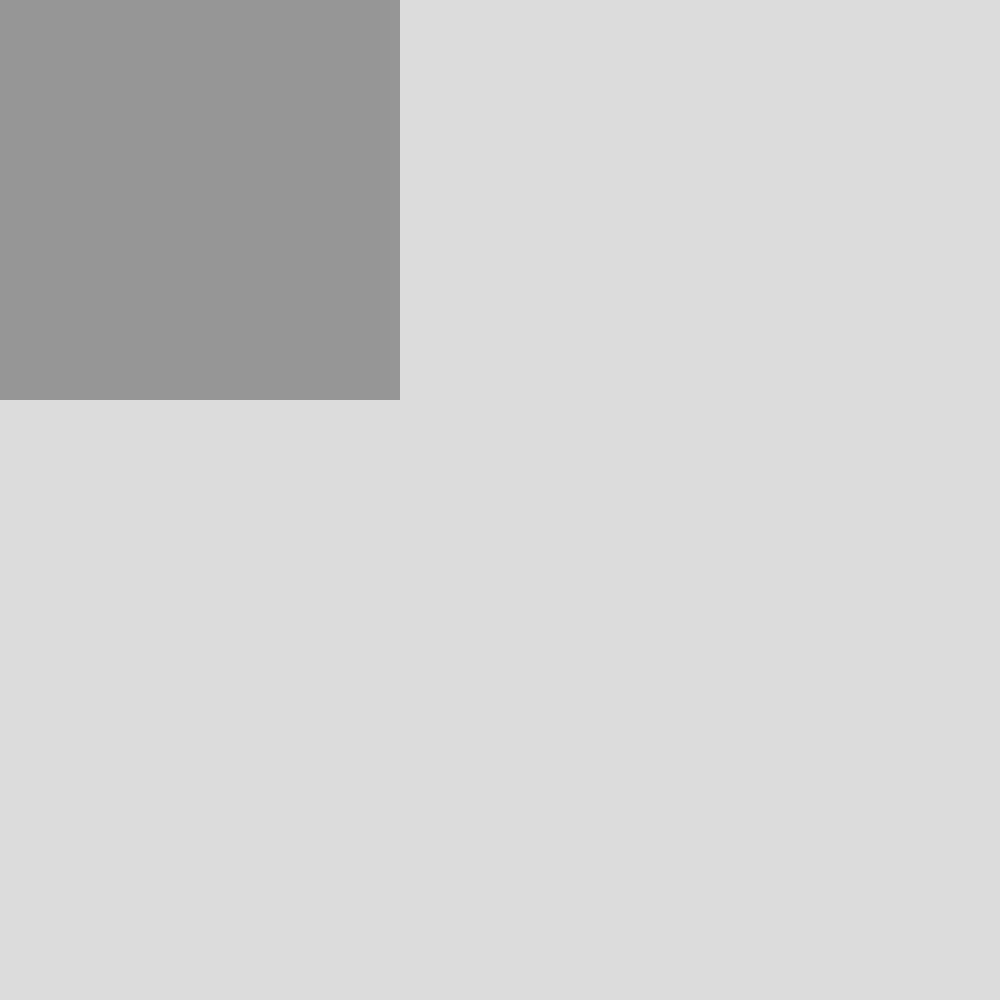
Frame 1 (no input)
Frame 60 (no input): identical to frame 1, image omitted
Frame 120 (the mouse pressed at the canvas centre since frame 60): identical to frame 1, image omitted

The p5.js sketch that drew this single still picture (run headless with seeded random() and noise() and a simulated clock; from frame 60 on, the mouse is pressed at the canvas centre):

// p5.js sketch
// ── sketch.js
let pg; // off-screen canvas
let grid;
let $grid;
let ui_select_brush_type;
let ui_brush_size;
let previous_pen_size = 100;
let previous_brush_density = 1;
const directions = [0, 1, 2, 3];

let keep_log = true;
let raw_log = [];

let render_cache = [];

settings = {
  brush: {
    size: 20,
    speed: 10,
    density: 20,
  },
  life: {
    rate: 30, //range 0.0-1000.0
    max_children: 4,
  },
  sponge: {
    cooldown: 10,
    max_empties: 4,
  },
  wasp: {
    speed: 100, //1-1000
  },
  gas: {
    speed: 100,
    bubble_size: 5,
  },
  virus: {
    spread_rate: 40, //0-1000
    max_age: 20,
    food_value: 50,
  },
};

events = {
  rain: {
    enabled: false,
    rate: 50,
    density: 100,
  },
};

function setup() {
  createCanvas(1000, 1000);
  frameRate(60);

  pg = createGraphics(400, 400); // NEW: off-screen canvas

  setup_grid();
  fit_window();
  setup_ui();

  // draw the initial grid
  render_grid_to_pg();
}

function draw() {
  background(220);

  // draw cached grid
  image(pg, 0, 0);

  move_tiles();
  run_events();
  detect_pen_size_change();
  detect_brush_density_change();
  if (frameCount == 5) {
    //
    //new_terrain(0.05,10,50)
  }
}

function setup_grid() {
  grid = [];
  $grid = {
    cols: 200,
    rows: 200,
    size: 0,
  };

  for (let x = 0; x < $grid.cols; x++) {
    grid.push([]);
    for (let y = 0; y < $grid.rows; y++) {
      grid[x].push({
        type: "air",
        timer: 0,
        minDelay: 1,
        sponge_cooldown: 0,
      });
    }
  }
}

function render_grid_to_pg() {
  pg.noStroke();
  for (let x = 0; x < $grid.cols; x++) {
    for (let y = 0; y < $grid.rows; y++) {
      let c = debug_color(x, y);
      pg.fill(c);
      pg.square(x * $grid.size, y * $grid.size, $grid.size);
    }
  }
}

function redraw_tile(x, y) {
  let c = debug_color(x, y);
  pg.noStroke();
  pg.fill(c);
  pg.square(x * $grid.size, y * $grid.size, $grid.size);
}

function fit_window() {
  let a = width / $grid.cols;
  let b = height / $grid.rows;
  $grid.size = min(a, b);
}

function predicate_in_canvas(x, y) {
  return x > 0 && x < width && y > 0 && y < height;
}

function predicate_in_bounds(x, y) {
  return !(x < 0 || y < 0 || x >= $grid.cols || y >= $grid.rows);
}

function debug_color(x, y) {
  let type = grid[x][y].type;
  if (type === "air") return color(150, 150, 150);
  if (type === "water") return color(0, 0, 200);
  if (type === "sand") return color(250, 200, 0);
  if (type === "mud") return color(150, 90, 0);
  if (type === "stone") return color(50, 50, 50);
  if (type === "sponge") return color(150, 120, 0);
  if (type === "life") return color(20, 200, 40);
  if (type === "poison") return color(100, 0, 0);
  if (type === "wasp") return color(100, 20, 20);
  if (type === "snow") return color(230, 230, 230);
  if (type === "lava") return color(200, 120, 20);
  if (type === "gas") return color(170, 200, 30);
  if (type === "virus") return color(50, 0, 0);
  return color(255, 0, 0);
}

function mousePressed() {
  if (predicate_in_canvas(mouseX, mouseY)) {
    paste_shape(mouseX, mouseY, "blob", settings.brush.size);
  }
}

function paste_shape(x, y, type, size) {
  let data = {
    type: type,
    size: size,
    density: settings.brush.density,
  };

  add_log("pasted shape", data);

  let x1 = floor(x / $grid.size);
  let y1 = floor(y / $grid.size);

  if (type === "blob") {
    for (let i = 0; i < settings.brush.density; i++) {
      let angle = random(0, TWO_PI);
      let u = random(0, 1);
      let r = sqrt(u);

      // convert polar → cartesian
      let dx = r * cos(angle) * size;
      let dy = r * sin(angle) * size;

      // convert to tile coordinates
      let x2 = x1 + round(dx);
      let y2 = y1 + round(dy);

      if (predicate_in_bounds(x2, y2)) {
        grid[x2][y2].type = ui_select_brush_type.selected();
        redraw_tile(x2, y2); // NEW
        if (ui_select_brush_type.selected() == "sponge") {
          grid[x2][y2].sponge_cooldown = int(
            random(1, settings.sponge.cooldown)
          );
        }
        if (ui_select_brush_type.selected() == "virus") {
          grid[x2][y2].virus_age = 0;
        }
      }
    }
  }
}

function move_tiles() {
  for (let x = $grid.cols - 1; x > 0; x--) {
    for (let y = $grid.rows - 1; y > 0; y--) {
      let tile = grid[x][y];
      tile.timer++;

      if (tile.timer < tile.minDelay) continue;

      let up = predicate_in_bounds(x, y - 1) && grid[x][y - 1].type === "air";
      let down = predicate_in_bounds(x, y + 1) && grid[x][y + 1].type === "air";
      let left = predicate_in_bounds(x - 1, y) && grid[x - 1][y].type === "air";
      let right =
        predicate_in_bounds(x + 1, y) && grid[x + 1][y].type === "air";
      let dl =
        predicate_in_bounds(x - 1, y + 1) && grid[x - 1][y + 1].type === "air";
      let dr =
        predicate_in_bounds(x + 1, y + 1) && grid[x + 1][y + 1].type === "air";

      let down_type;
      let up_type;
      let right_type;
      let left_type;

      if (predicate_in_bounds(x, y + 1)) {
        down_type = grid[x][y + 1].type;
      }
      if (predicate_in_bounds(x, y - 1)) {
        up_type = grid[x][y - 1].type;
      }
      if (predicate_in_bounds(x + 1, y)) {
        right_type = grid[x + 1][y].type;
      }
      if (predicate_in_bounds(x - 1, y)) {
        left_type = grid[x - 1][y].type;
      }

      // SAND
      if (tile.type === "sand") {
        if (down) {
          swap_tiles(x, y, x, y + 1);
        } else if (dl && dr) {
          swap_tiles(x, y, x + (random() < 0.5 ? -1 : 1), y + 1);
        } else if (dl) {
          swap_tiles(x, y, x - 1, y + 1);
        } else if (dr) {
          swap_tiles(x, y, x + 1, y + 1);
        }
      }

      // WATER
      if (tile.type === "water") {
        if (down) {
          swap_tiles(x, y, x, y + 1);
        } else if (left && right) {
          swap_tiles(x, y, x + (random(0, 1) < 0.5 ? -1 : 1), y);
        } else if (left) {
          swap_tiles(x, y, x - 1, y);
        } else if (right) {
          swap_tiles(x, y, x + 1, y);
        }
      }

      // SNOW
      if (tile.type === "snow") {
        if (down && floor(random(0, 3)) == 0) {
          swap_tiles(x, y, x, y + 1);
        } else if (left && right) {
          swap_tiles(x, y, x + (random(0, 1) < 0.5 ? -1 : 1), y);
        } else if (left) {
          swap_tiles(x, y, x - 1, y);
        } else if (right) {
          swap_tiles(x, y, x + 1, y);
        }
      }

      // SPONGE
      if (tile.type === "sponge") {
        if (grid[x][y].sponge_cooldown <= 0) {
          if (down_type == "water") {
            grid[x][y + 1].type = "air";
            redraw_tile(x, y + 1);
            grid[x][y].sponge_cooldown = settings.sponge.cooldown;
          }
          if (up_type == "water") {
            grid[x][y - 1].type = "air";
            redraw_tile(x, y - 1);
            grid[x][y].sponge_cooldown = settings.sponge.cooldown;
          }
          if (right_type == "water") {
            grid[x + 1][y].type = "air";
            redraw_tile(x + 1, y);
            grid[x][y].sponge_cooldown = settings.sponge.cooldown;
          }
          if (left_type == "water") {
            grid[x - 1][y].type = "air";
            redraw_tile(x - 1, y);
            grid[x][y].sponge_cooldown = settings.sponge.cooldown;
          }
        }
        grid[x][y].sponge_cooldown -= 1;
      }

      // LIFE
      if (tile.type === "life") {
        let children = 0;
        if (down && children < settings.life.max_children) {
          if (random(0, 1000) <= settings.life.rate) {
            copy_tile(x, y, x, y + 1);
          }
        }

        if (right && children < settings.life.max_children) {
          if (random(0, 1000) <= settings.life.rate) {
            copy_tile(x, y, x + 1, y);
          }
        }

        if (up && children < settings.life.max_children) {
          if (random(0, 1000) <= settings.life.rate) {
            copy_tile(x, y, x, y - 1);
          }
        }

        if (left && children < settings.life.max_children) {
          if (random(0, 1000) <= settings.life.rate) {
            copy_tile(x, y, x - 1, y);
          }
        }
      }

      // WASP
      if (tile.type === "wasp") {
        if (random(0, 1000) < settings.wasp.speed) {
          if (floor(random(0, 4)) == 0 && up) {
            swap_tiles(x, y, x, y - 1);
          } else if (floor(random(0, 3)) == 0 && right) {
            swap_tiles(x, y, x + 1, y);
          } else if (floor(random(0, 2)) == 0 && down) {
            swap_tiles(x, y, x, y + 1);
          } else if (left) {
            swap_tiles(x, y, x - 1, y);
          }
        }
      }

      // LAVA
      if (tile.type === "lava") {
        if (floor(random(0, 20)) == 0 && up) {
          swap_tiles(x, y, x, y - 1);
        } else if (floor(random(0, 12)) == 0 && right) {
          swap_tiles(x, y, x + 1, y);
        } else if (floor(random(0, 12)) == 0 && left) {
          swap_tiles(x, y, x - 1, y);
        } else if (floor(random(0, 2)) == 0 && down) {
          swap_tiles(x, y, x, y + 1);
        }

        if (up_type == "water") {
          grid[x][y].type = "stone";
          redraw_tile(x, y);
        }
        if (right_type == "water") {
          grid[x][y].type = "stone";
          redraw_tile(x, y);
        }
        if (down_type == "water") {
          grid[x][y].type = "stone";
          redraw_tile(x, y);
        }
        if (left_type == "water") {
          grid[x][y].type = "stone";
          redraw_tile(x, y);
        }

        //interact with life, lava kills life

        if (up_type == "life") {
          grid[x][y - 1].type = "air";
          redraw_tile(x, y - 1);
        }
        if (right_type == "life") {
          grid[x + 1][y].type = "air";
          redraw_tile(x, y);
        }
        if (down_type == "life") {
          grid[x][y + 1].type = "air";
          redraw_tile(x, y + 1);
        }
        if (left_type == "life") {
          grid[x - 1][y].type = "air";
          redraw_tile(x - 1, y);
        }
      }

      //GAS
      if (tile.type === "gas") {
        let energy = 41;
        if (up_type == "gas") {
          energy -= 10;
        }
        if (right_type == "gas") {
          energy -= 10;
        }
        if (down_type == "gas") {
          energy -= 10;
        }
        if (left_type == "gas") {
          energy -= 10;
        }
        let dir = random(directions);
        if (random(0, 41) < energy) {
          if (dir == 0 && up) {
            swap_tiles(x, y, x, y - 1);
          }
          if (dir == 1 && right) {
            swap_tiles(x, y, x + 1, y);
          }
          if (dir == 2 && down) {
            swap_tiles(x, y, x, y + 1);
          }
          if (dir == 3 && left) {
            swap_tiles(x, y, x - 1, y);
          }
        }
      }

      // MUD
      if (tile.type === "mud") {
        if (down) {
          swap_tiles(x, y, x, y + 1);
        }
      }

      // VIRUS
      if (tile.type === "virus") {
        if (up_type === "life") {
          if (random(0, 1000) < settings.virus.spread_rate) {
            grid[x][y].virus_age -= settings.virus.food_value;
            grid[x][y - 1].type = "virus";
            grid[x][y - 1].virus_age = 0;
            redraw_tile(x, y - 1);
          }
        }
        if (right_type === "life") {
          if (random(0, 1000) < settings.virus.spread_rate) {
            grid[x][y].virus_age -= settings.virus.food_value;
            grid[x + 1][y].type = "virus";
            grid[x + 1][y].virus_age = 0;
            redraw_tile(x + 1, y);
          }
        }
        if (down_type === "life") {
          if (random(0, 1000) < settings.virus.spread_rate) {
            grid[x][y].virus_age -= settings.virus.food_value;
            grid[x][y + 1].type = "virus";
            grid[x][y + 1].virus_age = 0;
            redraw_tile(x, y + 1);
          }
        }
        if (left_type === "life") {
          if (random(0, 1000) < settings.virus.spread_rate) {
            grid[x][y].virus_age -= settings.virus.food_value;
            grid[x - 1][y].type = "virus";
            grid[x - 1][y].virus_age = 0;
            redraw_tile(x - 1, y);
          }
        }

        grid[x][y].virus_age += 1;
        if (grid[x][y].virus_age >= settings.virus.max_age) {
          grid[x][y].type = "air";
          redraw_tile(x, y);
        }
      }
    }
  }
}

function swap_tiles(x1, y1, x2, y2) {
  let t1 = grid[x1][y1].type;
  let t2 = grid[x2][y2].type;

  grid[x1][y1].type = t2;
  grid[x2][y2].type = t1;

  grid[x1][y1].timer = 0;
  grid[x2][y2].timer = 0;

  redraw_tile(x1, y1);
  redraw_tile(x2, y2);
}

function copy_tile(x1, y1, x2, y2) {
  let t1 = grid[x1][y1].type;
  let t2 = grid[x2][y2].type;

  // grid[x1][y1].type = t2;
  grid[x2][y2].type = grid[x1][y1].type;

  grid[x1][y1].timer = 0;
  grid[x2][y2].timer = 0;

  //redraw_tile(x1, y1);
  redraw_tile(x2, y2);
}

function setup_ui() {
  ui_select_brush_type = createSelect();
  ui_select_brush_type.option("Air", "air");
  ui_select_brush_type.option("Sand", "sand");
  ui_select_brush_type.option("Water", "water");
  ui_select_brush_type.option("Mud", "mud");
  ui_select_brush_type.option("Stone", "stone");
  ui_select_brush_type.option("Sponge", "sponge");
  ui_select_brush_type.option("Life", "life");
  ui_select_brush_type.option("Poison", "poison");
  ui_select_brush_type.option("Wasp", "wasp");
  ui_select_brush_type.option("Snow", "snow");
  ui_select_brush_type.option("Lava", "lava");
  ui_select_brush_type.option("Gas", "gas");
  ui_select_brush_type.option("Virus", "virus");
  ui_select_brush_type.position(0, height);
  ui_select_brush_type.size(75, 25);

  ui_brush_size = createSlider(1, 100, 1, 1);
  ui_brush_size.position(0, height + 30);
  ui_brush_size.size(200, 10);

  ui_brush_density = createSlider(1, 100, 1, 1);
  ui_brush_density.position(0, height + 60);
  ui_brush_density.size(200, 10);
}

function detect_pen_size_change() {
  if (previous_pen_size !== ui_brush_size.value() && !mouseIsPressed) {
    let size1 = ui_brush_size.value();
    previous_pen_size = size1;
    let size2 = size1 * (size1 * 0.01 * pow(size1, size1 * 0.0001));
    settings.brush.size = size2;

    console.log(`Pen size updated to ${size2}.`);
  }
}

function detect_brush_density_change() {
  if (previous_brush_density !== ui_brush_density.value() && !mouseIsPressed) {
    let size1 = ui_brush_density.value();
    previous_brush_density = size1;
    let size2 = size1 * (size1 * 0.05 * pow(size1, size1 * 0.01));
    settings.brush.density = size2;

    console.log(`Brush density updated to ${size2}.`);
  }
}

function add_log(description, data) {}

function run_events() {
  if (events.rain.enabled == true) {
    for (let i = 0; i < events.rain.rate; i++) {
      if (random(0, 1000) < events.rain.density) {
        grid[floor(random(0, $grid.cols))][1].type = "water";
      }
    }
  }
}

class createToggle {
  constructor(x, y, w, h, initial_state = false) {
    this.x = x;
    this.y = y;
    this.w = w;
    this.h = h;
    this.state = initial_state;
  }

  toggle() {
    this.state = !this.state;
  }

  contains(px, py) {
    return (
      px > this.x && px < this.x + this.w && py > this.y && py < this.y + this.h
    );
  }
}

function getTime() {
  return;
}

function new_terrain(smoothing, amplitude, level) {
  for (let x = 0; x < $grid.cols; x++) {
    let y = floor(noise(x * smoothing) * amplitude) + level;

    for (let y2 = y; y2 < $grid.rows; y2++) {
      grid[x][y2].type = "stone";
      redraw_tile(x, y2);
    }
  }
}

// ── ui.js
//
//



function ui_used_save_canvas() {}

//function setup() {}
function setup_ui() {
  const s = ui_scale;

  ui = {
    posX: 0,
    posY: height
  };

  let x = ui.posX;
  let y = ui.posY;

  // ---------- HEADER ----------
  ui_header = createDiv("TOOLS");
  ui_header.position(x, y);
  ui_header.size(90 * s, 20 * s);
  ui_header.style("background", "#2b2b2b");
  ui_header.style("color", "white");
  ui_header.style("padding", `${4 * s}px ${8 * s}px`);
  ui_header.style("font-family", "monospace");
  ui_header.style("font-size", `${12 * s}px`);
  ui_header.style("border-radius", `${4 * s}px`);

  y += 28 * s; // move down


  // ---------- BRUSH TYPE SELECT ----------
  ui_select_brush_type = createSelect();
  ui_select_brush_type.position(x, y);
  ui_select_brush_type.size(90 * s, 20 * s);
  ui_select_brush_type.style("font-family", "monospace");
  ui_select_brush_type.style("font-size", `${12 * s}px`);
  ui_select_brush_type.style("background", "#f0f0f0");
  ui_select_brush_type.style("border", "1px solid #ccc");
  ui_select_brush_type.style("border-radius", `${3 * s}px`);

  const types = ["Air","Sand","Water","Mud","Stone","Sponge","Life","Poison","Wasp","Snow","Lava","Gas","Virus"];
  types.forEach(t => ui_select_brush_type.option(t, t.toLowerCase()));

  y += 30 * s;


  // ---------- SLIDER ROW HELPER ----------
  function make_slider_row(labelDiv, slider, startY) {
    // Value box
    labelDiv.position(x, startY);
    labelDiv.size(40 * s, 20 * s);
    labelDiv.style("background", "#e8e8e8");
    labelDiv.style("border", "1px solid #bbb");
    labelDiv.style("border-radius", `${4 * s}px`);
    labelDiv.style("font-family", "monospace");
    labelDiv.style("font-size", `${12 * s}px`);
    labelDiv.style("text-align", "center");
    labelDiv.style("line-height", `${20 * s}px`);

    // Slider
    slider.position(x + 45 * s, startY + 3 * s);
    slider.size(120 * s, 14 * s);
  }


  // ---------- BRUSH SIZE ----------
  ui_brush_size_display = createDiv("1");
  ui_brush_size = createSlider(1, 100, 1, 1);

  make_slider_row(ui_brush_size_display, ui_brush_size, y);

  y += 30 * s;


  // ---------- BRUSH DENSITY ----------
  ui_brush_density_display = createDiv("1");
  ui_brush_density = createSlider(1, 100, 1, 1);

  make_slider_row(ui_brush_density_display, ui_brush_density, y);

  y += 40 * s;


  // ---------- SAVE BUTTON ----------
  ui_save_canvas = createButton("Save Canvas");
  ui_save_canvas.position(x, y);
  ui_save_canvas. mousePressed(ui_pressed_save_canvas)
  ui_save_canvas.size(90 * s, 24 * s);
  ui_save_canvas.style("background", "#3a7bd5");
  ui_save_canvas.style("color", "white");
  ui_save_canvas.style("border-radius", `${4 * s}px`);
  ui_save_canvas.style("font-family", "monospace");
  ui_save_canvas.style("font-size", `${12 * s}px`);
}
